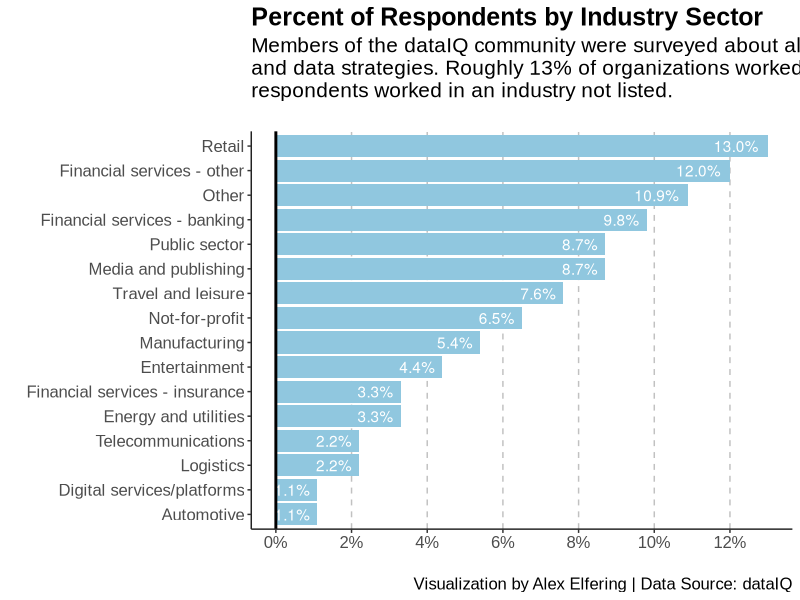

The R script that drew this image:
# makeover monday
# week 41 - Survey Respodents by Industry

library(dplyr)
library(tidyr)
library(ggplot2)
library(tidyverse)
library(scales)

setwd("~/Documents/GitHub/Makeover-Monday-Challenges/2020 Week 41 - Survey Respondents")

book1 <- read.csv('Book1.csv')

head(book1)
str(book1)

# Data cleaning
new_col_names <- c('Industry.Sector', 'Percent')
colnames(book1) <- new_col_names

book1_pct <- dplyr::mutate(book1, Percent.Respondents = Percent/100)

max_percent <- max(book1_pct$Percent.Respondents)

# Building the visualization
book1_pct %>%
  mutate(ordering = Percent.Respondents,
         Industry.Sector = fct_reorder(Industry.Sector, ordering, .desc = F)) %>% 
  ggplot(aes(x = Industry.Sector,
             y = Percent.Respondents,
             label = percent(Percent.Respondents))) +
  geom_bar(stat = 'identity',
           position = 'identity',
           fill = '#90c7df') +
  coord_flip() +
  #scale_fill_manual(values = c( '#90c7df', '#00429d')) +
  geom_text(aes(hjust = 1.2), color = "white") +
  geom_hline(yintercept = 0,
             size = 1) +
  scale_y_continuous(limits=c(0,max_percent),
                     breaks = seq(0, max_percent, by = 0.02),
                     labels = percent) +
  labs(x = '',
       y = '',
       title = 'Percent of Respondents by Industry Sector',
       subtitle = 'Members of the dataIQ community were surveyed about alignment between their business\nand data strategies. Roughly 13% of organizations worked in retail, however, nearly 11% of\nrespondents worked in an industry not listed. \n',
       caption = 'Visualization by Alex Elfering | Data Source: dataIQ') +
  theme(plot.title = element_text(face = 'bold', size = 18, family = 'Arial'),
        legend.position = 'none',
        legend.background=element_blank(),
        legend.key=element_blank(),
        legend.text = element_text(size = 12, family = 'Arial'),
        legend.title = element_text(size = 12, family = 'Arial'),
        plot.subtitle = element_text(size = 15, family = 'Arial'),
        plot.caption = element_text(size = 12, family = 'Arial'),
        axis.title = element_text(size = 12, family = 'Arial'),
        axis.text = element_text(size = 12, family = 'Arial'),
        strip.text = ggplot2::element_text(size = 12, hjust = 0, face = 'bold', color = 'black', family = 'Arial'),
        strip.background = element_rect(fill = NA),
        panel.background = ggplot2::element_blank(),
        axis.line = element_line(colour = "#222222", linetype = "solid"),
        panel.grid.major.y = ggplot2::element_blank(),
        panel.grid.major.x = element_line(colour = "#c1c1c1", linetype = "dashed")) 


